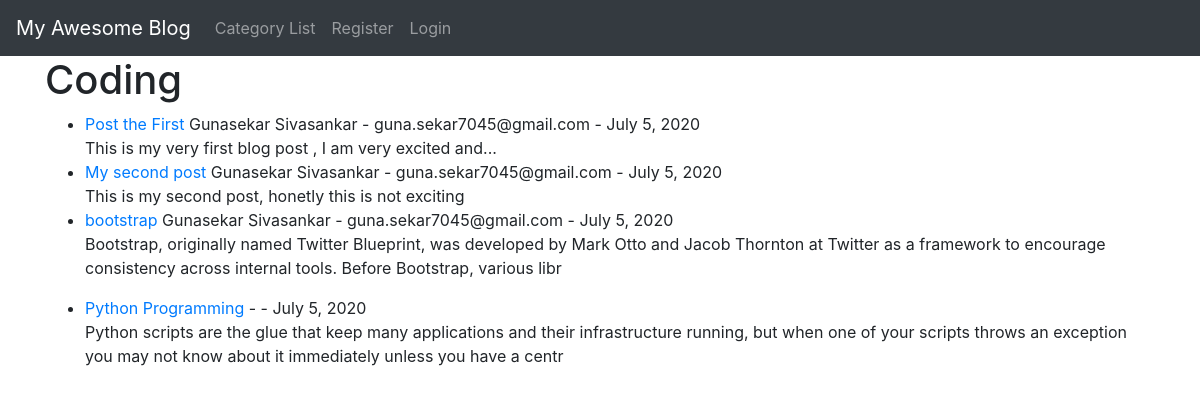
/category/coding/, run on the app's committed database.
### theblog/models.py (models this page shows, shortened)
class Post(models.Model):
    title = models.CharField(max_length=255)
    header_image = models.ImageField(null=True, blank=True, upload_to="images/")
    title_tag = models.CharField(max_length=255)
    author = models.ForeignKey(User, on_delete=models.CASCADE)
    body = RichTextField(blank=True, null=True)
    post_date = models.DateField(auto_now_add=True)
    category = models.CharField(max_length=255, default='Coding')
    snippet = models.CharField(max_length=255)
    likes = models.ManyToManyField(User, related_name='blog_posts')

### theblog/views.py (the view)
# urls.py: path('category/<str:cats>/', CategoryView, name='category'),
def CategoryView(request, cats):
    category_posts = Post.objects.filter(category=cats.replace('-', ' '))
    return render(request, 'categories.html', {'cats': cats.title().replace('-', ' '), 'category_posts': category_posts})

### theblog/templates/categories.html (shortened to what this page needs)
{% extends 'base.html' %}
{% block content %}
{% if category_posts %}
<h1>{{cats}}</h1>
<ul>
{% for post in category_posts %}
<li><a href="{% url 'article-detail' post.pk %}">{{post.title}}</a>
    {{post.author.first_name}}   {{post.author.last_name}}  -
    {{post.author.email}} -
     {{post.post_date}}
    <br>
    {{post.body|slice:":200"|safe}}</li>
{% endfor %}
</ul>
{% else %}
<h1>Sorry this page does not exist....</h1>
{% endif %}
{% endblock %}

### data on the page
Post: title "Post the First", author.first_name "Gunasekar", author.last_name "Sivasankar", author.email "guna.sekar7045@gmail.com", post_date "July 5, 2020", body "This is my very first blog post , I am very excited and..."
Post: title "My second post", author.first_name "Gunasekar", author.last_name "Sivasankar", author.email "guna.sekar7045@gmail.com", post_date "July 5, 2020", body "This is my second post, honetly this is not exciting"
Post: title "bootstrap", author.first_name "Gunasekar", author.last_name "Sivasankar", author.email "guna.sekar7045@gmail.com", post_date "July 5, 2020", body "Bootstrap, originally named Twitter Blueprint, was developed by Mark Otto and Jacob Thornton at Twitter as a framework to encourage consistency across internal tools. Before Bootstrap, various libr"
Post: title "Python Programming", post_date "July 5, 2020", body "Python scripts are the glue that keep many applications and their infrastructure running, but when one of your scripts throws an exception you may not know about it immediately unless you have a centr"

### other printed values
{{ cats }} "Coding"
